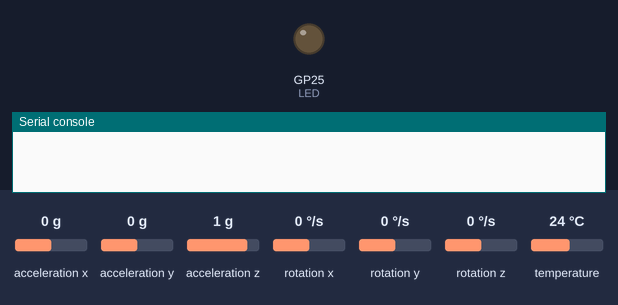
A program run on a simulated Raspberry Pi Pico running MicroPython. Parts: output pins drawn as LEDs (lit = HIGH), the last lines printed to the serial console. Dashed ring = blinking. The test bench sets the inputs (shaded band); at power-on: acceleration x 0 g, acceleration y 0 g, acceleration z 1 g, rotation x 0 °/s, rotation y 0 °/s, rotation z 0 °/s, temperature 24 °C. Library files of the repository ran but are not shown: mpu6050.py.

Above: at 0.1 s.
At 3.1 s:
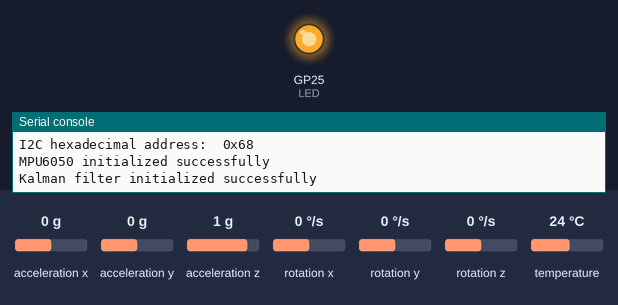
At 4.96 s:
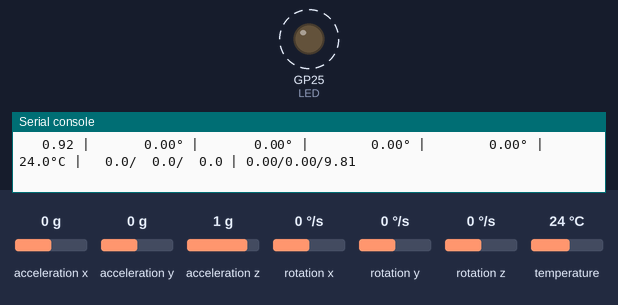
5.3 s: acceleration x set to -1.4 g
8.3 s: acceleration y set to -0.2 g
11.3 s: acceleration z set to 0.1 g
14.3 s: acceleration z set to -0.2 g
Timing chart, 0 to 18.3 s (numbered marks = the images above; inputs shaded):
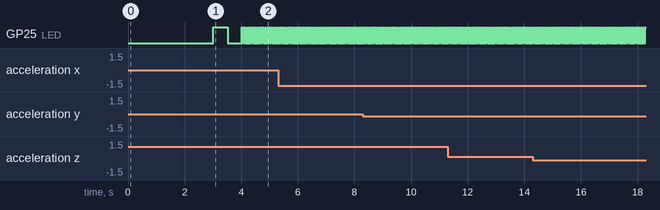

The program:

main.py
```python
# Python env   : MicroPython v1.26.1
# -*- coding: utf-8 -*-
# @Time    : 2026/1/15 上午10:32
# @Author  : hogeiha
# @File    : main_mpu6050_gyro_kalman.py
# @Description : MPU6050陀螺仪和卡尔曼滤波角度对比

# ======================================== 导入相关模块 ========================================

from machine import UART, Pin, SoftI2C
import time
import gc
from mpu6050 import MPU6050, ComplementaryKalmanFilter
from math import degrees

# ======================================== 全局变量 ============================================

# 程序起始时间点变量
start_time = 0
# mpu默认地址
MPU6050_ADDRESS = 0x68

# ======================================== 初始化配置 ==========================================

# 上电延时3s
time.sleep(3)
print("MPU6050 Gyroscope and Kalman Filter Angle Comparison Program")

# 创建串口对象，设置波特率为115200
uart = UART(1, 115200)
# 初始化uart对象，数据位为8，无校验位，停止位为1
# 设置串口超时时间为5ms
uart.init(bits=8, parity=None, stop=1, tx=8, rx=9, timeout=5)

# 设置GPIO 25为LED输出引脚
LED = Pin(25, Pin.OUT, Pin.PULL_DOWN)

# 初始化I2C接口
i2c = SoftI2C(scl=Pin(5), sda=Pin(4), freq=100000)

# 开始扫描I2C总线上的设备，返回从机地址的列表
devices_list = i2c.scan()
print("START I2C SCANNER")

# 若devices_list为空，则没有设备连接到I2C总线上
if len(devices_list) == 0:
    print("No i2c device !")
# 若非空，则打印从机设备地址
else:
    print("i2c devices found:", len(devices_list))
    # 遍历从机设备地址列表
    for device in devices_list:
        print("I2C hexadecimal address: ", hex(device))
        if device == 0x68 or device == 0x69:
            MPU6050_ADDRESS = device
mpu = MPU6050(i2c=i2c, addr=MPU6050_ADDRESS)

print("MPU6050 initialized successfully")

# 创建互补卡尔曼滤波器
filter = ComplementaryKalmanFilter(dt=0.01, gyro_weight=0.98)
print("Kalman filter initialized successfully")

# 陀螺仪积分角度（仅用于对比）
gyro_roll_deg = 0.0
gyro_pitch_deg = 0.0

# 上次更新时间
last_update_time = time.ticks_ms()

LED.on()
time.sleep(0.5)
LED.off()
time.sleep(0.5)

# ========================================  主程序  ============================================

try:
    # 打印表头
    print("\n" + "=" * 90)
    print("Time (s) | Gyroscope_Roll | Kalman_Roll | Gyroscope_Pitch | Kalman_Pitch | Temperature (°C)")
    print("-" * 90)

    # 开始时间记录
    start_time = time.ticks_ms()

    while True:
        # 点亮LED灯
        LED.on()

        try:
            # 读取加速度计数据
            accel_data = mpu.read_accel_data(g=False)

            # 读取陀螺仪数据
            gyro_data = mpu.read_gyro_data()

            # 读取温度数据
            temperature = mpu.read_temperature()

            # 计算时间间隔
            current_time = time.ticks_ms()
            dt = time.ticks_diff(current_time, last_update_time) / 1000.0
            last_update_time = current_time

            # 计算运行时间
            elapsed_time = time.ticks_diff(current_time, start_time) / 1000.0

            # 更新陀螺仪积分角度（仅使用陀螺仪）
            if dt > 0 and dt < 0.1:  # 防止时间间隔异常
                gyro_roll_deg += gyro_data["y"] * dt  # Roll对应陀螺仪Y轴
                gyro_pitch_deg += gyro_data["x"] * dt  # Pitch对应陀螺仪X轴

            # 使用卡尔曼滤波器更新角度估计（加速度计+陀螺仪融合）
            kalman_roll_rad, kalman_pitch_rad = filter.update_roll_pitch(accel_data, gyro_data)
            kalman_roll_deg = degrees(kalman_roll_rad)
            kalman_pitch_deg = degrees(kalman_pitch_rad)

            # 提取角速度和加速度原始数据
            gyro_x = gyro_data["x"]
            gyro_y = gyro_data["y"]
            gyro_z = gyro_data["z"]

            accel_x = accel_data["x"]
            accel_y = accel_data["y"]
            accel_z = accel_data["z"]

            # 打印完整数据（包含角速度和加速度）
            print(
                "%7.2f | %10.2f° | %10.2f° | %11.2f° | %11.2f° | %6.1f°C | %5.1f/%5.1f/%5.1f | %4.2f/%4.2f/%4.2f"
                % (
                    elapsed_time,
                    gyro_roll_deg,
                    kalman_roll_deg,
                    gyro_pitch_deg,
                    kalman_pitch_deg,
                    temperature,
                    gyro_x,
                    gyro_y,
                    gyro_z,
                    accel_x,
                    accel_y,
                    accel_z,
                )
            )

            # 准备发送给上位机的数据
            # 串口发送格式:角度数据 - 陀螺仪_Roll,卡尔曼_Roll,陀螺仪_Pitch,卡尔曼_Pitch
            angle_data = "{:.2f}, {:.2f}, {:.2f}, {:.2f}\r\n".format(
                gyro_roll_deg,
                kalman_roll_deg,
                gyro_pitch_deg,
                kalman_pitch_deg,
            )

            # 通过串口发送数据到上位机（可以根据需要选择发送哪一种格式）
            # 发送角度数据
            uart.write(angle_data)

            # 如果需要发送原始数据，可以取消下面这行的注释
            # uart.write("RAW," + raw_data)

            # 熄灭LED灯
            LED.off()

            # 延时控制采样率
            time.sleep_ms(50)  # 20Hz采样率

            # 每50次采样重置陀螺仪积分角度（避免漂移累积）
            # 20Hz采样率
            static_sample_count = int(elapsed_time * 20)
            # 检测设备是否静止（加速度模值接近9.8）
            if static_sample_count % 50 == 0 and static_sample_count > 0:
                accel_magnitude = (accel_x**2 + accel_y**2 + accel_z**2) ** 0.5
                # 设备相对静止
                if 9.0 < accel_magnitude < 10.5:
                    # 使用卡尔曼滤波角度重置陀螺仪积分
                    gyro_roll_deg = kalman_roll_deg
                    gyro_pitch_deg = kalman_pitch_deg
                    if static_sample_count % 100 == 0:
                        print("\n[Device Stationary] Resetting gyroscope integrated angle...")
                        print(f"[Current Acceleration Magnitude]: {accel_magnitude:.2f} g]")

            # 垃圾回收
            if gc.mem_free() < 80000:
                gc.collect()
                print("[GC] Memory cleanup, available memory: {} bytes".format(gc.mem_free()))

        except Exception as e:
            print("Error reading data:", e)
            LED.off()
            time.sleep(0.1)

except KeyboardInterrupt:
    print("\nThe program was interrupted by the user")
finally:
    LED.off()
    print("Program exited")
```

Measured:
- by itself, GP25 (LED): alternates HIGH for 0.02 s and LOW for 0.05 s
